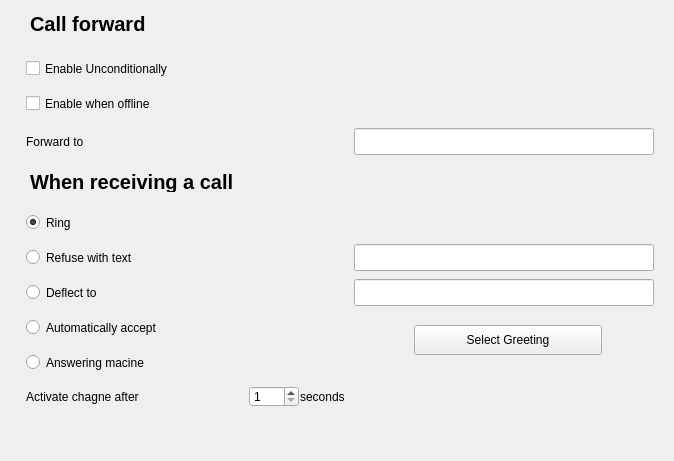
<?xml version="1.0" encoding="UTF-8"?>
<ui version="4.0">
 <class>callConfForm</class>
 <widget class="QWidget" name="callConfForm">
  <property name="geometry">
   <rect>
    <x>0</x>
    <y>0</y>
    <width>674</width>
    <height>461</height>
   </rect>
  </property>
  <property name="windowTitle">
   <string>Form</string>
  </property>
  <widget class="QCheckBox" name="callConf_offline">
   <property name="geometry">
    <rect>
     <x>26</x>
     <y>90</y>
     <width>300</width>
     <height>27</height>
    </rect>
   </property>
   <property name="text">
    <string>Enable when offline</string>
   </property>
  </widget>
  <widget class="QCheckBox" name="callConf_always">
   <property name="geometry">
    <rect>
     <x>26</x>
     <y>55</y>
     <width>300</width>
     <height>27</height>
    </rect>
   </property>
   <property name="text">
    <string>Enable Unconditionally</string>
   </property>
  </widget>
  <widget class="QLineEdit" name="callConf_forwardTo">
   <property name="geometry">
    <rect>
     <x>354</x>
     <y>128</y>
     <width>300</width>
     <height>27</height>
    </rect>
   </property>
  </widget>
  <widget class="QLabel" name="label">
   <property name="geometry">
    <rect>
     <x>26</x>
     <y>128</y>
     <width>300</width>
     <height>27</height>
    </rect>
   </property>
   <property name="text">
    <string>Forward to</string>
   </property>
  </widget>
  <widget class="QRadioButton" name="callConf_ring">
   <property name="geometry">
    <rect>
     <x>26</x>
     <y>209</y>
     <width>300</width>
     <height>27</height>
    </rect>
   </property>
   <property name="text">
    <string>Ring</string>
   </property>
   <property name="checked">
    <bool>true</bool>
   </property>
  </widget>
  <widget class="QRadioButton" name="callConf_refuse">
   <property name="geometry">
    <rect>
     <x>26</x>
     <y>244</y>
     <width>300</width>
     <height>27</height>
    </rect>
   </property>
   <property name="text">
    <string>Refuse with text</string>
   </property>
  </widget>
  <widget class="QLineEdit" name="callConf_refuseText">
   <property name="geometry">
    <rect>
     <x>354</x>
     <y>244</y>
     <width>300</width>
     <height>27</height>
    </rect>
   </property>
  </widget>
  <widget class="QLineEdit" name="callConf_deflectNumber">
   <property name="geometry">
    <rect>
     <x>354</x>
     <y>279</y>
     <width>300</width>
     <height>27</height>
    </rect>
   </property>
  </widget>
  <widget class="QRadioButton" name="callConf_deflect">
   <property name="geometry">
    <rect>
     <x>26</x>
     <y>279</y>
     <width>300</width>
     <height>27</height>
    </rect>
   </property>
   <property name="text">
    <string>Deflect to</string>
   </property>
  </widget>
  <widget class="QRadioButton" name="callConf_accept">
   <property name="geometry">
    <rect>
     <x>26</x>
     <y>314</y>
     <width>300</width>
     <height>27</height>
    </rect>
   </property>
   <property name="text">
    <string>Automatically accept</string>
   </property>
  </widget>
  <widget class="QRadioButton" name="callConf_answer">
   <property name="geometry">
    <rect>
     <x>26</x>
     <y>349</y>
     <width>300</width>
     <height>27</height>
    </rect>
   </property>
   <property name="text">
    <string>Answering macine</string>
   </property>
  </widget>
  <widget class="QLabel" name="label_2">
   <property name="geometry">
    <rect>
     <x>300</x>
     <y>386</y>
     <width>100</width>
     <height>21</height>
    </rect>
   </property>
   <property name="text">
    <string>seconds</string>
   </property>
  </widget>
  <widget class="QLabel" name="label_3">
   <property name="geometry">
    <rect>
     <x>26</x>
     <y>386</y>
     <width>221</width>
     <height>21</height>
    </rect>
   </property>
   <property name="text">
    <string>Activate chagne after</string>
   </property>
  </widget>
  <widget class="QPushButton" name="callConf_greeting">
   <property name="geometry">
    <rect>
     <x>414</x>
     <y>325</y>
     <width>188</width>
     <height>30</height>
    </rect>
   </property>
   <property name="text">
    <string>Select Greeting</string>
   </property>
   <property name="type" stdset="0">
    <string>typeA</string>
   </property>
  </widget>
  <widget class="QLabel" name="label_4">
   <property name="geometry">
    <rect>
     <x>30</x>
     <y>13</y>
     <width>300</width>
     <height>21</height>
    </rect>
   </property>
   <property name="font">
    <font>
     <pointsize>15</pointsize>
     <weight>75</weight>
     <bold>true</bold>
    </font>
   </property>
   <property name="styleSheet">
    <string notr="true">color=&quot;white&quot;</string>
   </property>
   <property name="text">
    <string>Call forward</string>
   </property>
  </widget>
  <widget class="QLabel" name="label_5">
   <property name="geometry">
    <rect>
     <x>30</x>
     <y>171</y>
     <width>300</width>
     <height>21</height>
    </rect>
   </property>
   <property name="font">
    <font>
     <pointsize>15</pointsize>
     <weight>75</weight>
     <bold>true</bold>
    </font>
   </property>
   <property name="styleSheet">
    <string notr="true">color=&quot;white&quot;</string>
   </property>
   <property name="text">
    <string>When receiving a call</string>
   </property>
  </widget>
  <widget class="QDoubleSpinBox" name="callConf_wait">
   <property name="geometry">
    <rect>
     <x>249</x>
     <y>386</y>
     <width>50</width>
     <height>21</height>
    </rect>
   </property>
   <property name="decimals">
    <number>0</number>
   </property>
   <property name="minimum">
    <double>1.000000000000000</double>
   </property>
  </widget>
 </widget>
 <resources/>
 <connections/>
</ui>
